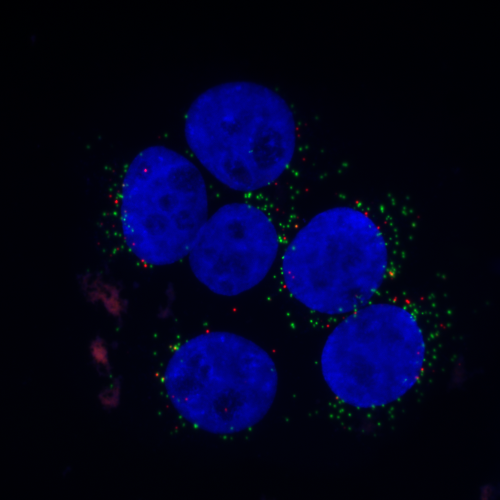
%> input picture lab_5/C9minpeps2.bmp, 1000 x 1000 px (shown at 1/2 size)
$ octave Overlay.m   (GNU Octave 9; MATLAB toolbox functions it lacks are replaced by stand-ins)
%> lines starting %> are read from the running program, lines starting %| are printed output that depends on the picture
close all, clc, clear all;
% ###########
% Overlay tip
% ###########

% Read a colour image
% ===================
im1 = double(imread('C9minpeps2.bmp'));
figure(50), imshow(im1/255);

% Get the three colour components RGB
% ===================================
im1r=im1(:,:,1); im1g=im1(:,:,2); im1b=im1(:,:,3);
%> after `im1r=im1(:,:,1)`:
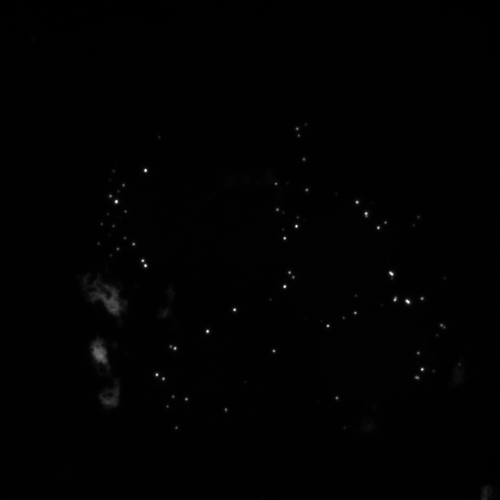
%> im1r: size 1000x1000 double (shown at 1/2 size); min 0, max 255, mean 1.5
%> after `im1g=im1(:,:,2)`:
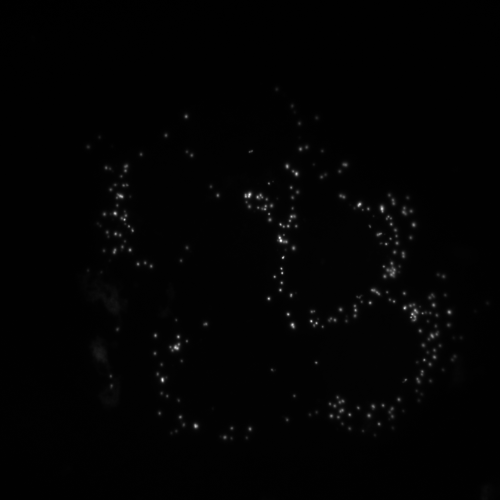
%> im1g: size 1000x1000 double (shown at 1/2 size); min 0, max 255, mean 2.8
%> after `im1b=im1(:,:,3)`:
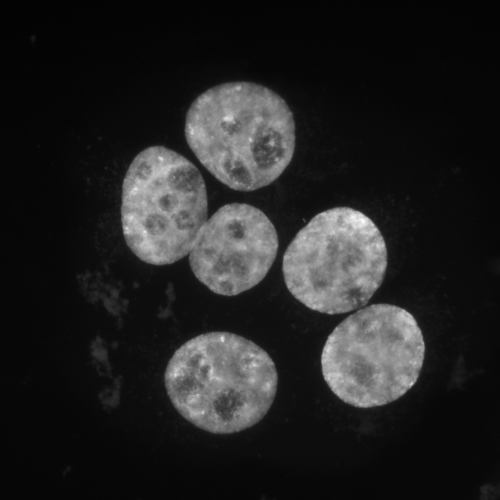
%> im1b: size 1000x1000 double (shown at 1/2 size); min 0, max 255, mean 34.3

% Produce a mask image with an overlay pattern
% ============================================
immask = zeros(1000,1000);
M = [ 1 1 0 0 0 0 0 0 0 0 1 1;
      1 1 1 0 0 0 0 0 0 1 1 1;
      1 1 1 1 0 0 0 0 1 1 1 1;
      1 1 0 1 1 0 0 1 1 0 1 1;
      1 1 0 0 1 1 1 1 0 0 1 1;
      1 1 0 0 0 1 1 0 0 0 1 1;
      1 1 0 0 0 0 0 0 0 0 1 1;
      1 1 0 0 0 0 0 0 0 0 1 1;
      1 1 0 0 0 0 0 0 0 0 1 1;
      1 1 0 0 0 0 0 0 0 0 1 1;
      1 1 0 0 0 0 0 0 0 0 1 1;
      1 1 0 0 0 0 0 0 0 0 1 1];
immask(500:511,500:511) = M;

% Put the overlay pattern in magenta on the color image
% =====================================================
im2 = zeros(1000,1000,3);
im2(:,:,1) = (immask==1) .* 255 + (immask==0) .* im1r;
im2(:,:,2) = (immask==1) .*   0 + (immask==0) .* im1g;
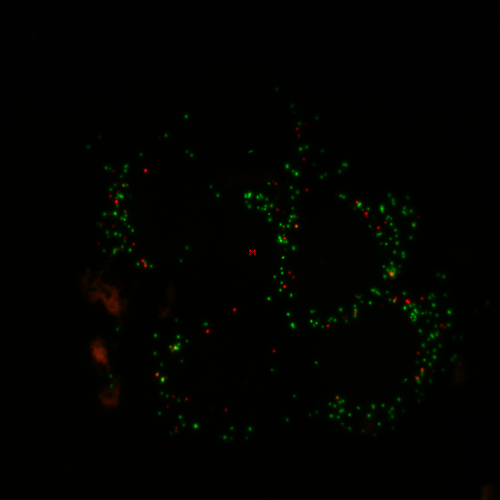
%> im2: size 1000x1000x3 double (shown at 1/2 size); mean R, G, B 1.5, 2.8, 0
im2(:,:,3) = (immask==1) .* 255 + (immask==0) .* im1b;

figure(51), imshow(im2/255);
